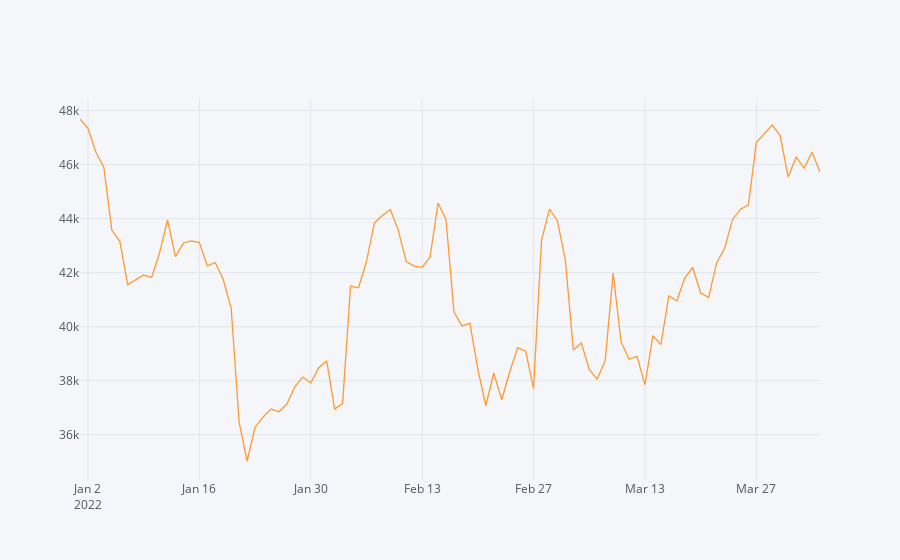

Source (notebook cell):
### Code cell
all_in_one_df.loc["2022-01":, ("Close","BTC-USD")].iplot()
